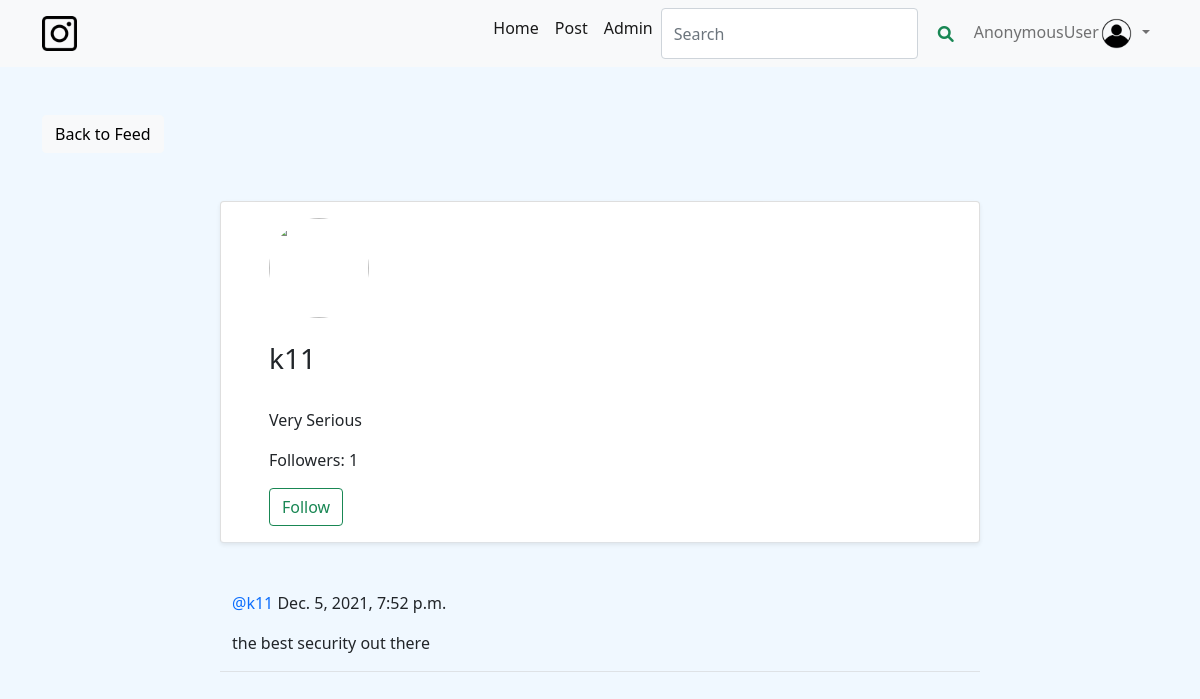
The app's page /profile/2/ with its own data.
### insta/models.py (models this page shows, shortened)
class Profile(models.Model):
  profile_photo = CloudinaryField('image', blank=True)
  bio = models.TextField()
  name = models.CharField(max_length=30, blank=True, null=True)
  bio = models.TextField(max_length=500, blank=True, null=True)
  birth_date=models.DateField(null=True, blank=True)
  location = models.CharField(max_length=100, blank=True, null=True)
  user = models.OneToOneField(User, primary_key=True, verbose_name='user', related_name='profile', on_delete=models.CASCADE)
  followers = models.ManyToManyField(User, blank=True, related_name='followers')

class Post(models.Model):
  photo = CloudinaryField('image')
  photo_name = models.CharField(max_length=100)
  posted_at = models.DateTimeField(auto_now_add=True)
  photo_caption = models.TextField()
  user = models.ForeignKey(User,on_delete = models.CASCADE)
  likes = models.ManyToManyField(User, blank=True, related_name='likes')
  dislikes = models.ManyToManyField(User, blank=True, related_name='dislikes')

### insta/views.py (the view, shortened to what this page needs)
# urls.py: path('profile/<int:pk>/', ProfileView.as_view(),name="profile"),
class ProfileView(View):
    def get(self, request, pk, *args, **kwargs):
        profile = Profile.objects.get(pk=pk)
        user = profile.user
        posts = Post.objects.filter(user=user).order_by('-posted_at')
        followers = profile.followers.all()
        if len(followers) == 0:
            is_following = False
        for follower in followers:
            if follower == request.user:
                is_following = True
                break
            else:
                is_following = False
        number_of_followers = len(followers)
        context = {
            'user': user,
            'profile': profile,
            'posts': posts,
            'number_of_followers': number_of_followers,
            'is_following': is_following,
        }
        return render(request, 'profile.html', context)
    model = Profile
    fields = ['name', 'bio', 'birth_date', 'location', 'profile_photo']
    template_name = 'profile_create.html'

### templates/profile.html (shortened to what this page needs)
 {% extends 'base.html' %}
{% block content %}
<div class="container">
    <div class="row mt-5">
        <div class="col-md-3 col-sm-6">
            <a href="/" class="btn btn-light">Back to Feed</a>
        </div>
    </div>
    <div class="row justify-content-center mt-5">
        <div class="card shadow-sm col-md-8 col-sm-12 border-bottom px-5 pt-3">
            <img src="{{ profile.profile_photo.url }}" class="rounded-circle" width="100" height="100" />
            {% if profile.name %}
            <h3 class="py-4">{{ profile.name }}
                {% endif %}
            </h3>
            {% if profile.bio %}
            <p>{{ profile.bio }}</p>
            {% endif %}
            <div class="mb-3">
                <p>Followers: {{ number_of_followers }}</p>
                {% if user == request.user %}
                {% else %}
                {% if is_following %}
                <form method="POST" action="{% url 'remove-follower' profile.pk %}">
                    {% csrf_token %}
                    <button class="btn btn-outline-danger" type="submit">Unfollow</button>
                </form>
                {% else %}
                <form method="POST" action="{% url 'add-follower' profile.pk %}">
                    <button class="btn btn-outline-success" type="submit">Follow</button>
                </form>
                {% endif %}
                {% endif %}
            </div>
        </div>
    </div>
    {% for post in posts %}
    <div class="row justify-content-center mt-5">
        <div class="col-md-8 col-sm-12 border-bottom">
            <p><a style="text-decoration: none" class="text-primary" href="{% url 'profile' post.user.profile.pk %}">@{{ post.user }}</a> {{ post.posted_at }}</p>
            <div class="position-relative">
                <p>{{ post.photo_caption }}</p>
            </div>
        </div>
    </div>
    {% endfor %}
</div>
{% endblock content %}

### static/css/main.css (style rules this page uses)
body { background-color: aliceblue; }

### records on screen
Profile: name "k11", bio "Very Serious"
Post: user "k11", posted_at "Dec. 5, 2021, 7:52 p.m.", photo_caption "the best security out there"

### other values on screen
{{ request.user }} "AnonymousUser"
{{ number_of_followers }} "1"
